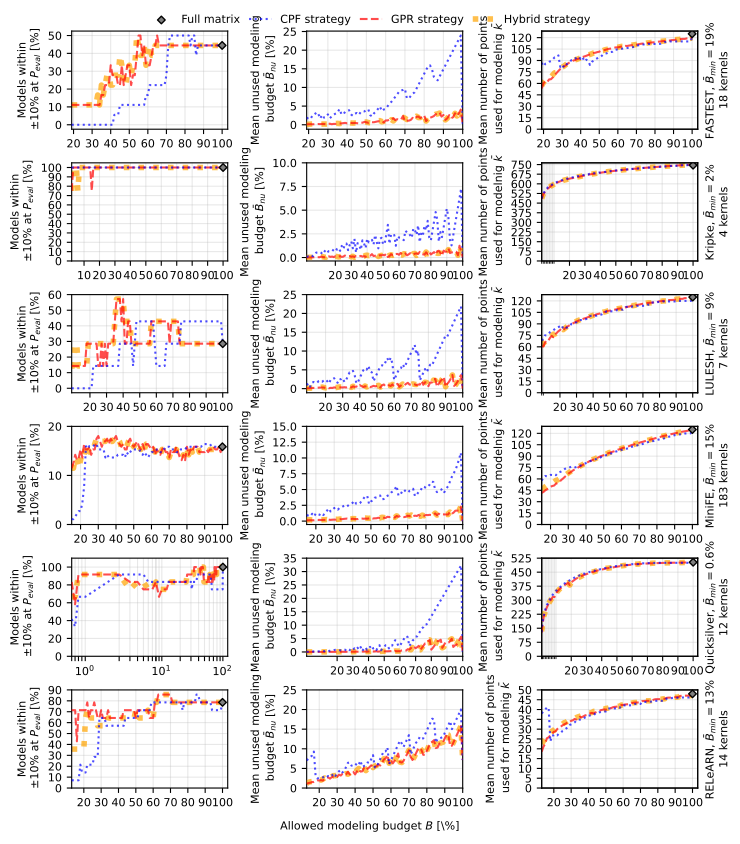

Reproduce this figure in Python.
import json
import os
import matplotlib
from matplotlib import pyplot as plt
import numpy as np
import argparse
from natsort import natsorted
from matplotlib.ticker import ScalarFormatter
from matplotlib.ticker import AutoMinorLocator, MultipleLocator

def read_json_file(file_path):
    with open(file_path, 'r') as file:
        data = json.load(file)
    return data

def find_files(folder_path):
    file_list = []
    for root, dirs, files in os.walk(folder_path):
        for file in files:
            file_path = os.path.join(root, file)
            file_list.append(file_path)
    return file_list

def main():
    
    # Create the argument parser
    parser = argparse.ArgumentParser(description='Plotting tool for analysis.')

    # Add the argument
    parser.add_argument('--name', type=str, help='Set name of the plot.', required=False)
    parser.add_argument('--reps', type=int, default=4, help='Set the number of repetitions per measurement point.', required=False)

    # Parse the command-line arguments
    args = parser.parse_args()
    
    reps = args.reps
        
    if args.name:
        plot_name = args.name+".pdf"
    else:
        plot_name = "paper_plot_case_studies.pdf"
    
    ###########
    # FASTEST #
    ###########
    
    path_1 = "fastest/filtered/analysis_results"
    files_1 = find_files(path_1)
    files_1 = natsorted(files_1)
    
    x_values_fastest = []
    full_values_fastest = []
    generic_values_fastest = []
    gpr_values_fastest = []
    hybrid_values_fastest = []
    generic_costs_fastest = []
    gpr_costs_fastest = []
    hybrid_costs_fastest = []
    base_point_costs_fastest = []
    points_generic_fastest = []
    points_gpr_fastest = []
    points_hybrid_fastest = []
    base_points_fastest = []
    all_points_fastest = []
    
    nr_func_modeled_fastest = 0

    for i in range(len(files_1)):
        json_file_path = files_1[i]
        json_data = read_json_file(json_file_path)
        
        if i == len(files_1)-1:
            nr_func_modeled_fastest = json_data["nr_func_modeled_gpr"]

        x_values_fastest.append(json_data["budget"])
        full_values_fastest.append(json_data["percentage_bucket_counter_full"]["10"])
        generic_values_fastest.append(json_data["percentage_bucket_counter_generic"]["10"])
        gpr_values_fastest.append(json_data["percentage_bucket_counter_gpr"]["10"])
        hybrid_values_fastest.append(json_data["percentage_bucket_counter_hybrid"]["10"])

        generic_costs_fastest.append(json_data["budget"]-json_data["mean_budget_generic"])
        gpr_costs_fastest.append(json_data["budget"]-json_data["mean_budget_gpr"])
        hybrid_costs_fastest.append(json_data["budget"]-json_data["mean_budget_hybrid"])
        base_point_costs_fastest.append(json_data["base_point_cost"])
        
        points_generic_fastest.append(json_data["mean_add_points_generic"])
        points_gpr_fastest.append(json_data["mean_add_points_gpr"])
        points_hybrid_fastest.append(json_data["mean_add_points_hybrid"])
        all_points_fastest.append(25*5)
        base_points_fastest.append(json_data["min_points"])
        
    y_values_list_acc_fastest = [
        full_values_fastest ,
        generic_values_fastest ,
        gpr_values_fastest ,
        hybrid_values_fastest
    ]
    y_values_list_points_fastest = [
        all_points_fastest,
        points_generic_fastest,
        points_gpr_fastest,
        points_hybrid_fastest,
    ]
    y_values_list_costs_fastest = [
        generic_costs_fastest,
        gpr_costs_fastest,
        hybrid_costs_fastest,
    ]
    
    ###########
    # KRIPKE #
    ###########

    path_2 = "kripke/all/analysis_results"
    files_2 = find_files(path_2)
    files_2 = natsorted(files_2)

    x_values_kripke = []
    full_values_kripke = []
    generic_values_kripke = []
    gpr_values_kripke = []
    hybrid_values_kripke = []
    generic_costs_kripke = []
    gpr_costs_kripke = []
    hybrid_costs_kripke = []
    base_point_costs_kripke = []
    points_generic_kripke = []
    points_gpr_kripke = []
    points_hybrid_kripke = []
    base_points_kripke = []
    all_points_kripke = []
    
    nr_func_modeled_kripke = 0

    for i in range(len(files_2)):
        json_file_path = files_2[i]
        json_data = read_json_file(json_file_path)
        
        if i == len(files_1)-1:
            nr_func_modeled_kripke = json_data["nr_func_modeled_gpr"]

        x_values_kripke.append(json_data["budget"])
        full_values_kripke.append(json_data["percentage_bucket_counter_full"]["10"])
        generic_values_kripke.append(json_data["percentage_bucket_counter_generic"]["10"])
        gpr_values_kripke.append(json_data["percentage_bucket_counter_gpr"]["10"])
        hybrid_values_kripke.append(json_data["percentage_bucket_counter_hybrid"]["10"])

        generic_costs_kripke.append(json_data["budget"]-json_data["mean_budget_generic"])
        gpr_costs_kripke.append(json_data["budget"]-json_data["mean_budget_gpr"])
        hybrid_costs_kripke.append(json_data["budget"]-json_data["mean_budget_hybrid"])
        base_point_costs_kripke.append(json_data["base_point_cost"])
        
        points_generic_kripke.append(json_data["mean_add_points_generic"])
        points_gpr_kripke.append(json_data["mean_add_points_gpr"])
        points_hybrid_kripke.append(json_data["mean_add_points_hybrid"])
        all_points_kripke.append((150-1)*5)
        base_points_kripke.append(json_data["min_points"])
        
    y_values_list_acc_kripke = [
        full_values_kripke ,
        generic_values_kripke ,
        gpr_values_kripke ,
        hybrid_values_kripke
    ]
    y_values_list_points_kripke = [
        all_points_kripke,
        points_generic_kripke,
        points_gpr_kripke,
        points_hybrid_kripke,
    ]
    y_values_list_costs_kripke = [
        generic_costs_kripke,
        gpr_costs_kripke,
        hybrid_costs_kripke,
    ]
    
    ###########
    # LULESH  #
    ###########

    path_3 = "lulesh/lichtenberg/all/analysis_results"
    files_3 = find_files(path_3)
    files_3 = natsorted(files_3)

    x_values_lulesh = []
    full_values_lulesh = []
    generic_values_lulesh = []
    gpr_values_lulesh = []
    hybrid_values_lulesh = []
    generic_costs_lulesh = []
    gpr_costs_lulesh = []
    hybrid_costs_lulesh = []
    base_point_costs_lulesh = []
    points_generic_lulesh = []
    points_gpr_lulesh = []
    points_hybrid_lulesh = []
    base_points_lulesh = []
    all_points_lulesh = []
    
    nr_func_modeled_lulesh = 0

    for i in range(len(files_3)):
        json_file_path = files_3[i]
        json_data = read_json_file(json_file_path)
        
        if i == len(files_1)-1:
            nr_func_modeled_lulesh = json_data["nr_func_modeled_gpr"]

        x_values_lulesh.append(json_data["budget"])
        full_values_lulesh.append(json_data["percentage_bucket_counter_full"]["10"])
        generic_values_lulesh.append(json_data["percentage_bucket_counter_generic"]["10"])
        gpr_values_lulesh.append(json_data["percentage_bucket_counter_gpr"]["10"])
        hybrid_values_lulesh.append(json_data["percentage_bucket_counter_hybrid"]["10"])

        generic_costs_lulesh.append(json_data["budget"]-json_data["mean_budget_generic"])
        gpr_costs_lulesh.append(json_data["budget"]-json_data["mean_budget_gpr"])
        hybrid_costs_lulesh.append(json_data["budget"]-json_data["mean_budget_hybrid"])
        base_point_costs_lulesh.append(json_data["base_point_cost"])
        
        points_generic_lulesh.append(json_data["mean_add_points_generic"])
        points_gpr_lulesh.append(json_data["mean_add_points_gpr"])
        points_hybrid_lulesh.append(json_data["mean_add_points_hybrid"])
        all_points_lulesh.append(25*5)
        base_points_lulesh.append(json_data["min_points"])
        
    y_values_list_acc_lulesh = [
        full_values_lulesh ,
        generic_values_lulesh ,
        gpr_values_lulesh ,
        hybrid_values_lulesh
    ]
    y_values_list_points_lulesh = [
        all_points_lulesh,
        points_generic_lulesh,
        points_gpr_lulesh,
        points_hybrid_lulesh,
    ]
    y_values_list_costs_lulesh = [
        generic_costs_lulesh,
        gpr_costs_lulesh,
        hybrid_costs_lulesh,
    ]
    
    ###########
    # MiniFE #
    ###########

    path_4 = "minife/lichtenberg/all/analysis_results"
    files_4 = find_files(path_4)
    files_4 = natsorted(files_4)

    x_values_minife = []
    full_values_minife = []
    generic_values_minife = []
    gpr_values_minife = []
    hybrid_values_minife = []
    generic_costs_minife = []
    gpr_costs_minife = []
    hybrid_costs_minife = []
    base_point_costs_minife = []
    points_generic_minife = []
    points_gpr_minife = []
    points_hybrid_minife = []
    base_points_minife = []
    all_points_minife = []
    
    nr_func_modeled_minife = 0

    for i in range(len(files_4)):
        json_file_path = files_4[i]
        json_data = read_json_file(json_file_path)
        
        if i == len(files_1)-1:
            nr_func_modeled_minife = json_data["nr_func_modeled_gpr"]

        x_values_minife.append(json_data["budget"])
        full_values_minife.append(json_data["percentage_bucket_counter_full"]["10"])
        generic_values_minife.append(json_data["percentage_bucket_counter_generic"]["10"])
        gpr_values_minife.append(json_data["percentage_bucket_counter_gpr"]["10"])
        hybrid_values_minife.append(json_data["percentage_bucket_counter_hybrid"]["10"])

        generic_costs_minife.append(json_data["budget"]-json_data["mean_budget_generic"])
        gpr_costs_minife.append(json_data["budget"]-json_data["mean_budget_gpr"])
        hybrid_costs_minife.append(json_data["budget"]-json_data["mean_budget_hybrid"])
        base_point_costs_minife.append(json_data["base_point_cost"])
        
        points_generic_minife.append(json_data["mean_add_points_generic"])
        points_gpr_minife.append(json_data["mean_add_points_gpr"])
        points_hybrid_minife.append(json_data["mean_add_points_hybrid"])
        all_points_minife.append(25*5)
        base_points_minife.append(json_data["min_points"])
        
    y_values_list_acc_minife = [
        full_values_minife ,
        generic_values_minife ,
        gpr_values_minife ,
        hybrid_values_minife
    ]
    y_values_list_points_minife = [
        all_points_minife,
        points_generic_minife,
        points_gpr_minife,
        points_hybrid_minife,
    ]
    y_values_list_costs_minife = [
        generic_costs_minife,
        gpr_costs_minife,
        hybrid_costs_minife,
    ]
    
    ###########
    # Quicksilver #
    ###########

    path_5 = "quicksilver/lichtenberg/filtered/analysis_results"
    files_5 = find_files(path_5)
    files_5 = natsorted(files_5)

    x_values_quicksilver = []
    full_values_quicksilver = []
    generic_values_quicksilver = []
    gpr_values_quicksilver = []
    hybrid_values_quicksilver = []
    generic_costs_quicksilver = []
    gpr_costs_quicksilver = []
    hybrid_costs_quicksilver = []
    base_point_costs_quicksilver = []
    points_generic_quicksilver = []
    points_gpr_quicksilver = []
    points_hybrid_quicksilver = []
    base_points_quicksilver = []
    all_points_quicksilver = []
    
    nr_func_modeled_quicksilver = 0

    for i in range(len(files_5)):
        json_file_path = files_5[i]
        json_data = read_json_file(json_file_path)
        
        if i == len(files_1)-1:
            nr_func_modeled_quicksilver = json_data["nr_func_modeled_gpr"]

        x_values_quicksilver.append(json_data["budget"])
        full_values_quicksilver.append(json_data["percentage_bucket_counter_full"]["10"])
        generic_values_quicksilver.append(json_data["percentage_bucket_counter_generic"]["10"])
        gpr_values_quicksilver.append(json_data["percentage_bucket_counter_gpr"]["10"])
        hybrid_values_quicksilver.append(json_data["percentage_bucket_counter_hybrid"]["10"])

        generic_costs_quicksilver.append(json_data["budget"]-json_data["mean_budget_generic"])
        gpr_costs_quicksilver.append(json_data["budget"]-json_data["mean_budget_gpr"])
        hybrid_costs_quicksilver.append(json_data["budget"]-json_data["mean_budget_hybrid"])
        base_point_costs_quicksilver.append(json_data["base_point_cost"])
        
        points_generic_quicksilver.append(json_data["mean_add_points_generic"])
        points_gpr_quicksilver.append(json_data["mean_add_points_gpr"])
        points_hybrid_quicksilver.append(json_data["mean_add_points_hybrid"])
        all_points_quicksilver.append(503)
        base_points_quicksilver.append(json_data["min_points"])
        
    y_values_list_acc_quicksilver = [
        full_values_quicksilver ,
        generic_values_quicksilver ,
        gpr_values_quicksilver ,
        hybrid_values_quicksilver
    ]
    y_values_list_points_quicksilver = [
        all_points_quicksilver,
        points_generic_quicksilver,
        points_gpr_quicksilver,
        points_hybrid_quicksilver,
    ]
    y_values_list_costs_quicksilver = [
        generic_costs_quicksilver,
        gpr_costs_quicksilver,
        hybrid_costs_quicksilver,
    ]
    
    ###########
    # relearn #
    ###########

    path_6 = "relearn/all/analysis_results"
    files_6 = find_files(path_6)
    files_6 = natsorted(files_6)

    x_values_relearn = []
    full_values_relearn = []
    generic_values_relearn = []
    gpr_values_relearn = []
    hybrid_values_relearn = []
    generic_costs_relearn = []
    gpr_costs_relearn = []
    hybrid_costs_relearn = []
    base_point_costs_relearn = []
    points_generic_relearn = []
    points_gpr_relearn = []
    points_hybrid_relearn = []
    base_points_relearn = []
    all_points_relearn = []
    
    nr_func_modeled_relearn = 0

    for i in range(len(files_6)):
        json_file_path = files_6[i]
        json_data = read_json_file(json_file_path)
        
        if i == len(files_6)-1:
            nr_func_modeled_relearn = json_data["nr_func_modeled_gpr"]

        x_values_relearn.append(json_data["budget"])
        full_values_relearn.append(json_data["percentage_bucket_counter_full"]["10"])
        generic_values_relearn.append(json_data["percentage_bucket_counter_generic"]["10"])
        gpr_values_relearn.append(json_data["percentage_bucket_counter_gpr"]["10"])
        hybrid_values_relearn.append(json_data["percentage_bucket_counter_hybrid"]["10"])

        generic_costs_relearn.append(json_data["budget"]-json_data["mean_budget_generic"])
        gpr_costs_relearn.append(json_data["budget"]-json_data["mean_budget_gpr"])
        hybrid_costs_relearn.append(json_data["budget"]-json_data["mean_budget_hybrid"])
        base_point_costs_relearn.append(json_data["base_point_cost"])
        
        points_generic_relearn.append(json_data["mean_add_points_generic"])
        points_gpr_relearn.append(json_data["mean_add_points_gpr"])
        points_hybrid_relearn.append(json_data["mean_add_points_hybrid"])
        all_points_relearn.append((25-1)*2)
        base_points_relearn.append(json_data["min_points"])
        
    y_values_list_acc_relearn = [
        full_values_relearn ,
        generic_values_relearn ,
        gpr_values_relearn ,
        hybrid_values_relearn
    ]
    y_values_list_points_relearn = [
        all_points_relearn,
        points_generic_relearn,
        points_gpr_relearn,
        points_hybrid_relearn,
    ]
    y_values_list_costs_relearn = [
        generic_costs_relearn,
        gpr_costs_relearn,
        hybrid_costs_relearn,
    ]
    
    labels_acc = ['Full matrix', 'CPF strategy', 'GPR strategy', 'Hybrid strategy']
    labels_points = ['Full matrix', 'CPF strategy', 'GPR strategy', 'Hybrid strategy', 'Minimum points required $\\bar{p}_{min}$']
    labels_cost = ['CPF strategy', 'GPR strategy', 'Hybrid strategy', 'Min. modeling requirement $\\bar{b}_{min}$']
    
    SMALL_SIZE = 8
    MEDIUM_SIZE = 10
    BIGGER_SIZE = 12

    plt.rc('font', size=SMALL_SIZE)          # controls default text sizes
    plt.rc('axes', titlesize=SMALL_SIZE)     # fontsize of the axes title
    plt.rc('axes', labelsize=8)    # fontsize of the x and y labels
    plt.rc('xtick', labelsize=SMALL_SIZE)    # fontsize of the tick labels
    plt.rc('ytick', labelsize=SMALL_SIZE)    # fontsize of the tick labels
    plt.rc('legend', fontsize=8)    # legend fontsize
    plt.rc('figure', titlesize=BIGGER_SIZE)  # fontsize of the figure title

    plt.rcParams.update({
        "text.usetex": True,
        "font.family": "sans-serif",
        #"font.sans-serif": "Helvetica",
        "font.size": 12
    })
    
    # create the figure environment including subplots
    cm = 1/2.54 
    fig, ((ax1, ax2, ax3), (ax4, ax5, ax6), (ax7, ax8, ax9), (ax10, ax11, ax12), (ax13, ax14, ax15), (ax16, ax17, ax18)) = plt.subplots(6, 3, figsize=(20*cm, 20*cm))
    
    ls=["-",'dotted','--',':','-']
    lw = [1,1.5,1.5,4,1.5]
    ax1.set_xlim(x_values_fastest[0], 103)
    ax4.set_ylim(0, np.max(y_values_list_acc_fastest)+5)
    style_counter = 0
    zorders=[5,4,3,2,1]
    colors=["gray", "blue", "red", "orange", "yellow"]
    for y_values, label, color in zip(y_values_list_acc_fastest, labels_acc, colors):
        if style_counter == 0:
            ax1.scatter(100, y_values[len(y_values)-1], s=15, label=label, marker="D", linestyle = 'None', zorder=10, edgecolor="black", facecolor=colors[style_counter])
        else:
            ax1.plot(x_values_fastest, y_values, label=label, linestyle=ls[style_counter], linewidth=lw[style_counter], alpha=0.7, color=colors[style_counter], zorder=zorders[style_counter])
        style_counter += 1
    ax1.grid(alpha=0.3, which='major')
    ax1.grid(alpha=0.3, which='minor')
    ax1.set_yticks(np.arange(0, np.max(y_values_list_acc_fastest)+5, 10))
    ax1.set_xticks([20,30,40,50,60,70,80,90,100])
    ax1.set_ylabel('Models within\n $\pm10\%$ at $P_{eval}$ [\%]')
    #ax1.tick_params(axis='x', labelsize=7)
    #ax1.tick_params(axis='y', labelsize=7)
    
    ls=['dotted','--',':','dashdot']
    lw = [1.5,1.5,4,1.5]
    colors = ["blue", "red", "orange", "dimgray"]
    zorders=[7,6,5,4]
    style_counter = 0
    for y_values, label in zip(y_values_list_costs_fastest, labels_cost):
        ax2.plot(x_values_fastest, y_values, label=label, linestyle=ls[style_counter], linewidth=lw[style_counter], alpha=0.7, zorder=zorders[style_counter], color=colors[style_counter])
        style_counter += 1
    ax2.grid(alpha=0.3, which='major')
    ax2.grid(alpha=0.3, which='minor')
    ax2.set_xticks([20,30,40,50,60,70,80,90,100])
    ax2.set_yticks(np.arange(0, np.max(y_values_list_costs_fastest)+5, 5))
    ax2.set_ylabel('Mean unused\n budget $\\bar{B}_{nu}$ [\%]')
    ax2.set_xlim(x_values_fastest[0],100)
    #ax2.tick_params(axis='x', labelsize=7)
    #ax2.tick_params(axis='y', labelsize=7)
    
    ls=["-",'dotted','--',':','dashdot']
    lw = [1,1.5,1.5,4,1.5]
    style_counter = 0
    zorders=[5,4,3,2,1]
    colors=["gray", "blue", "red", "orange", "dimgray"]
    for y_values, label in zip(y_values_list_points_fastest, labels_points):
        if style_counter == 0:
            ax3.scatter(100, y_values[len(y_values)-1], s=15, label=label, marker="D", linestyle = 'None', zorder=10, edgecolor="black", facecolor=colors[style_counter])
        else:
            ax3.plot(x_values_fastest, y_values, label=label, linestyle=ls[style_counter], linewidth=lw[style_counter], alpha=0.7, color=colors[style_counter], zorder=zorders[style_counter])
        style_counter += 1
    ax3.grid(alpha=0.3, which='major')
    ax3.grid(alpha=0.3, which='minor')
    ax3.set_xlim(x_values_fastest[0],103)
    ax3.set_ylim(50,135)
    ax3.set_yticks(np.arange(50, 140, 15))
    ax3.set_xticks([20,30,40,50,60,70,80,90,100])
    ax3.set_ylabel('Mean no. points\n used for modelnig $\\bar{k}$')
    locmin = matplotlib.ticker.LogLocator(base=10.0, subs=(0.1,0.2,0.3,0.4,0.5,0.6, 0.7, 0.8, 0.9 )) 
    ax3.xaxis.set_minor_locator(locmin)
    ax3.xaxis.set_minor_formatter(matplotlib.ticker.NullFormatter())
    ax3.grid(alpha=0.3, which='major')
    ax3.grid(alpha=0.3, which='minor')
    ax32 = ax3.twinx() 
    ax32.set_ylabel("\\textbf{FASTEST}\n $\\bar{B}_{min}="+str(x_values_fastest[0])+"\%$\n"+str(nr_func_modeled_fastest)+" kernels\n $\\bar{n}=8.17\%$", fontsize=8)
    ax32.tick_params(right = False)
    ax32.set_yticks([])
    #ax3.tick_params(axis='x', labelsize=7)
    #ax3.tick_params(axis='y', labelsize=7)
    
    ##########
    # Kripke #
    ##########
    
    ls=["-",'dotted','--',':','-']
    lw = [1,1.5,1.5,4,1.5]
    ax4.set_xlim(x_values_kripke[0], 103)
    style_counter = 0
    zorders=[5,4,3,2,1]
    colors=["gray", "blue", "red", "orange", "yellow"]
    for y_values, label, color in zip(y_values_list_acc_kripke, labels_acc, colors):
        if style_counter == 0:
            ax4.scatter(100, y_values[len(y_values)-1], s=15, label=label, marker="D", linestyle = 'None', zorder=10, edgecolor="black", facecolor=colors[style_counter])
        else:
            ax4.plot(x_values_kripke, y_values, label=label, linestyle=ls[style_counter], linewidth=lw[style_counter], alpha=0.7, color=colors[style_counter], zorder=zorders[style_counter])
        style_counter += 1
    ax4.grid(alpha=0.3, which='major')
    ax4.grid(alpha=0.3, which='minor')
    ax4.set_ylim(0, np.max(y_values_list_acc_kripke)+5)
    ax4.set_yticks(np.arange(0, np.max(y_values_list_acc_kripke)+5, 20))
    ax4.set_xticks([2,10,20,30,40,50,60,70,80,90,100])
    ax4.set_ylabel('Models within\n $\pm10\%$ at $P_{eval}$ [\%]')
    
    ls=['dotted','--',':','dashdot']
    lw = [1.5,1.5,4,1.5]
    colors = ["blue", "red", "orange", "dimgray"]
    zorders=[7,6,5,4]
    style_counter = 0
    for y_values, label in zip(y_values_list_costs_kripke, labels_cost):
        ax5.plot(x_values_kripke, y_values, label=label, linestyle=ls[style_counter], linewidth=lw[style_counter], alpha=0.7, zorder=zorders[style_counter], color=colors[style_counter])
        style_counter += 1
    ax5.grid(alpha=0.3, which='major')
    ax5.grid(alpha=0.3, which='minor')
    ax5.set_xticks([2,10,20,30,40,50,60,70,80,90,100])
    ax5.set_yticks(np.arange(0, np.nanmax(y_values_list_costs_kripke)+2.5, 1.5))
    ax5.set_ylabel('Mean unused\n budget $\\bar{B}_{nu}$ [\%]')
    ax5.set_xlim(x_values_kripke[0],100)
    
    ls=["-",'dotted','--',':','dashdot']
    lw = [1,1.5,1.5,4,1.5]
    style_counter = 0
    zorders=[5,4,3,2,1]
    colors=["gray", "blue", "red", "orange", "dimgray"]
    for y_values, label in zip(y_values_list_points_kripke, labels_points):
        if style_counter == 0:
            ax6.scatter(100, y_values[len(y_values)-1], s=15, label=label, marker="D", linestyle = 'None', zorder=10, edgecolor="black", facecolor=colors[style_counter])
        else:
            ax6.plot(x_values_kripke, y_values, label=label, linestyle=ls[style_counter], linewidth=lw[style_counter], alpha=0.7, color=colors[style_counter], zorder=zorders[style_counter])
        style_counter += 1
    ax6.grid(alpha=0.3, which='major')
    ax6.grid(alpha=0.3, which='minor')
    ax6.set_xlim(x_values_kripke[0],103)
    ax6.set_ylim(400,800)
    ax6.set_yticks(np.arange(400, ((150-1)*5)+75, 75))
    ax6.set_xticks([2,10,20,30,40,50,60,70,80,90,100])
    ax6.set_ylabel('Mean no. points\n used for modelnig $\\bar{k}$')
    ax6.grid(alpha=0.3, which='major')
    ax6.grid(alpha=0.3, which='minor')
    ax62 = ax6.twinx() 
    ax62.set_ylabel("\\textbf{Kripke}\n $\\bar{B}_{min}="+str(int(x_values_kripke[0]))+"\%$\n"+str(nr_func_modeled_kripke)+" kernels\n $\\bar{n}=2.17\%$", fontsize=8)
    ax62.tick_params(right = False)
    ax62.set_yticks([])
    
    ##########
    # LULESH #
    ##########
    
    ls=["-",'dotted','--',':','-']
    lw = [1,1.5,1.5,4,1.5]
    ax7.set_xlim(x_values_lulesh[0], 103)
    style_counter = 0
    zorders=[5,4,3,2,1]
    colors=["gray", "blue", "red", "orange", "yellow"]
    for y_values, label, color in zip(y_values_list_acc_lulesh, labels_acc, colors):
        if style_counter == 0:
            ax7.scatter(100, y_values[len(y_values)-1], s=15, label=label, marker="D", linestyle = 'None', zorder=10, edgecolor="black", facecolor=colors[style_counter])
        else:
            ax7.plot(x_values_lulesh, y_values, label=label, linestyle=ls[style_counter], linewidth=lw[style_counter], alpha=0.7, color=colors[style_counter], zorder=zorders[style_counter])
        style_counter += 1
    ax7.grid(alpha=0.3, which='major')
    ax7.grid(alpha=0.3, which='minor')
    ax7.set_yticks(np.arange(0, np.max(y_values_list_acc_lulesh)+5, 10))
    ax7.set_xticks([20,30,40,50,60,70,80,90,100])
    ax7.set_ylabel('Models within\n $\pm10\%$ at $P_{eval}$ [\%]')
    #ax7.tick_params(axis='x', labelsize=7)
    #ax7.tick_params(axis='y', labelsize=7)
    
    ls=['dotted','--',':','dashdot']
    lw = [1.5,1.5,4,1.5]
    colors = ["blue", "red", "orange", "dimgray"]
    zorders=[7,6,5,4]
    style_counter = 0
    for y_values, label in zip(y_values_list_costs_lulesh, labels_cost):
        ax8.plot(x_values_lulesh, y_values, label=label, linestyle=ls[style_counter], linewidth=lw[style_counter], alpha=0.7, zorder=zorders[style_counter], color=colors[style_counter])
        style_counter += 1
    ax8.grid(alpha=0.3, which='major')
    ax8.grid(alpha=0.3, which='minor')
    ax8.set_xticks([20,30,40,50,60,70,80,90,100])
    ax8.set_yticks(np.arange(0, np.max(y_values_list_costs_lulesh)+5, 5))
    ax8.set_ylabel('Mean unused\n budget $\\bar{B}_{nu}$ [\%]')
    ax8.set_xlim(x_values_lulesh[0],100)
    #ax8.tick_params(axis='x', labelsize=7)
    #ax8.tick_params(axis='y', labelsize=7)
    
    ls=["-",'dotted','--',':','dashdot']
    lw = [1,1.5,1.5,4,1.5]
    style_counter = 0
    zorders=[5,4,3,2,1]
    colors=["gray", "blue", "red", "orange", "dimgray"]
    for y_values, label in zip(y_values_list_points_lulesh, labels_points):
        if style_counter == 0:
            ax9.scatter(100, y_values[len(y_values)-1], s=15, label=label, marker="D", linestyle = 'None', zorder=10, edgecolor="black", facecolor=colors[style_counter])
        else:
            ax9.plot(x_values_lulesh, y_values, label=label, linestyle=ls[style_counter], linewidth=lw[style_counter], alpha=0.7, color=colors[style_counter], zorder=zorders[style_counter])
        style_counter += 1
    ax9.grid(alpha=0.3, which='major')
    ax9.grid(alpha=0.3, which='minor')
    ax9.set_xlim(x_values_lulesh[0],103)
    ax9.set_ylim(40,130)
    ax9.set_yticks(np.arange(40, 25*5+20, 20))
    ax9.set_xticks([20,30,40,50,60,70,80,90,100])
    ax9.set_ylabel('Mean no. points\n used for modelnig $\\bar{k}$')
    locmin = matplotlib.ticker.LogLocator(base=10.0, subs=(0.1,0.2,0.3,0.4,0.5,0.6, 0.7, 0.8, 0.9 )) 
    ax9.xaxis.set_minor_locator(locmin)
    ax9.xaxis.set_minor_formatter(matplotlib.ticker.NullFormatter())
    ax9.grid(alpha=0.3, which='major')
    ax9.grid(alpha=0.3, which='minor')
    ax92 = ax9.twinx() 
    ax92.set_ylabel("\\textbf{LULESH}\n $\\bar{B}_{min}="+str(int(x_values_lulesh[0]))+"\%$\n 7 kernels\n $\\bar{n}=4.72\%$", fontsize=8)
    ax92.tick_params(right = False)
    ax92.set_yticks([])
    #ax9.tick_params(axis='x', labelsize=7)
    #ax9.tick_params(axis='y', labelsize=7)
    
    ##########
    # MiniFE #
    ##########
    
    ls=["-",'dotted','--',':','-']
    lw = [1,1.5,1.5,4,1.5]
    ax10.set_xlim(x_values_minife[0], 103)
    style_counter = 0
    zorders=[5,4,3,2,1]
    colors=["gray", "blue", "red", "orange", "yellow"]
    for y_values, label, color in zip(y_values_list_acc_minife, labels_acc, colors):
        if style_counter == 0:
            ax10.scatter(100, y_values[len(y_values)-1], s=15, label=label, marker="D", linestyle = 'None', zorder=10, edgecolor="black", facecolor=colors[style_counter])
        else:
            ax10.plot(x_values_minife, y_values, label=label, linestyle=ls[style_counter], linewidth=lw[style_counter], alpha=0.7, color=colors[style_counter], zorder=zorders[style_counter])
        style_counter += 1
    ax10.grid(alpha=0.3, which='major')
    ax10.grid(alpha=0.3, which='minor')
    ax10.set_yticks(np.arange(0, np.max(y_values_list_acc_minife)+5, 5))
    ax10.set_xticks([20,30,40,50,60,70,80,90,100])
    ax10.set_ylabel('Models within\n $\pm10\%$ at $P_{eval}$ [\%]')
    
    ls=['dotted','--',':','dashdot']
    lw = [1.5,1.5,4,1.5]
    colors = ["blue", "red", "orange", "dimgray"]
    zorders=[7,6,5,4]
    style_counter = 0
    for y_values, label in zip(y_values_list_costs_minife, labels_cost):
        ax11.plot(x_values_minife, y_values, label=label, linestyle=ls[style_counter], linewidth=lw[style_counter], alpha=0.7, zorder=zorders[style_counter], color=colors[style_counter])
        style_counter += 1
    ax11.grid(alpha=0.3, which='major')
    ax11.grid(alpha=0.3, which='minor')
    ax11.set_xticks([20,30,40,50,60,70,80,90,100])
    ax11.set_yticks(np.arange(0, np.max(y_values_list_costs_minife)+5, 2.5))
    ax11.set_ylabel('Mean unused\n budget $\\bar{B}_{nu}$ [\%]')
    ax11.set_xlim(x_values_minife[0],100)
    
    ls=["-",'dotted','--',':','dashdot']
    lw = [1,1.5,1.5,4,1.5]
    style_counter = 0
    zorders=[5,4,3,2,1]
    colors=["gray", "blue", "red", "orange", "dimgray"]
    for y_values, label in zip(y_values_list_points_minife, labels_points):
        if style_counter == 0:
            ax12.scatter(100, y_values[len(y_values)-1], s=15, label=label, marker="D", linestyle = 'None', zorder=10, edgecolor="black", facecolor=colors[style_counter])
        else:
            ax12.plot(x_values_minife, y_values, label=label, linestyle=ls[style_counter], linewidth=lw[style_counter], alpha=0.7, color=colors[style_counter], zorder=zorders[style_counter])
        style_counter += 1
    ax12.grid(alpha=0.3, which='major')
    ax12.grid(alpha=0.3, which='minor')
    ax12.set_xlim(x_values_minife[0],103)
    ax12.set_ylim(35,130)
    ax12.set_yticks(np.arange(35, 25*5+20, 20))
    ax12.set_xticks([20,30,40,50,60,70,80,90,100])
    ax12.set_ylabel('Mean no. points\n used for modelnig $\\bar{k}$')
    locmin = matplotlib.ticker.LogLocator(base=10.0, subs=(0.1,0.2,0.3,0.4,0.5,0.6, 0.7, 0.8, 0.9 )) 
    ax12.xaxis.set_minor_locator(locmin)
    ax12.xaxis.set_minor_formatter(matplotlib.ticker.NullFormatter())
    ax12.grid(alpha=0.3, which='major')
    ax12.grid(alpha=0.3, which='minor')
    ax122 = ax12.twinx() 
    ax122.set_ylabel("\\textbf{MiniFE}\n $\\bar{B}_{min}="+str(x_values_minife[0])+"\%$\n 23 kernels\n $\\bar{n}=10.22\%$", fontsize=8)
    ax122.tick_params(right = False)
    ax122.set_yticks([])
    
    ###############
    # Quicksilver #
    ###############
    
    ls=["-",'dotted','--',':','-']
    lw = [1,1.5,1.5,4,1.5]
    #ax13.set_xscale("symlog")
    ax13.set_xlim(x_values_quicksilver[0], 103)
    ax13.set_ylim(0, 110)
    style_counter = 0
    zorders=[5,4,3,2,1]
    colors=["gray", "blue", "red", "orange", "yellow"]
    for y_values, label, color in zip(y_values_list_acc_quicksilver, labels_acc, colors):
        if style_counter == 0:
            ax13.scatter(100, y_values[len(y_values)-1], s=15, label=label, marker="D", linestyle = 'None', zorder=10, edgecolor="black", facecolor=colors[style_counter])
        else:
            ax13.plot(x_values_quicksilver, y_values, label=label, linestyle=ls[style_counter], linewidth=lw[style_counter], alpha=0.7, color=colors[style_counter], zorder=zorders[style_counter])
        style_counter += 1
    ax13.set_yticks(np.arange(0, 110, 20))
    ax13.set_xticks([1,10,20,30,40,50,60,70,80,90,100])
    #ax13.set_xticks([0.6,0.7,0.8,0.9,1,2,3,4,5,6,7,8,8,9,10,20,30,40,50,60,70,80,90,100])
    ax13.set_ylabel('Models within\n $\pm10\%$ at $P_{eval}$ [\%]')
    #locmin = matplotlib.ticker.LogLocator(base=10.0, subs=(0.1,0.2,0.3,0.4,0.5,0.6, 0.7, 0.8, 0.9 )) 
    #ax13.xaxis.set_minor_locator(locmin)
    #ax13.xaxis.set_minor_formatter(matplotlib.ticker.NullFormatter())
    ax13.grid(alpha=0.3, which='major')
    ax13.grid(alpha=0.3, which='minor')
    #ax13.tick_params(axis='x', labelsize=7)
    
    ls=['dotted','--',':','dashdot']
    lw = [1.5,1.5,4,1.5]
    colors = ["blue", "red", "orange", "dimgray"]
    zorders=[7,6,5,4]
    ax14.set_xlim(x_values_quicksilver[0], 100)
    style_counter = 0
    for y_values, label in zip(y_values_list_costs_quicksilver, labels_cost):
        ax14.plot(x_values_quicksilver, y_values, label=label, linestyle=ls[style_counter], linewidth=lw[style_counter], alpha=0.7, zorder=zorders[style_counter], color=colors[style_counter])
        style_counter += 1
    ax14.grid(alpha=0.3, which='major')
    ax14.grid(alpha=0.3, which='minor')
    ax14.set_xticks([1,10,20,30,40,50,60,70,80,90,100])
    ax14.set_yticks(np.arange(0, np.max(y_values_list_costs_quicksilver)+5, 5))
    ax14.set_ylabel('Mean unused\n budget $\\bar{B}_{nu}$ [\%]')
    #ax14.tick_params(axis='x', labelsize=7)
    
    ls=["-",'dotted','--',':','dashdot']
    lw = [1,1.5,1.5,4,1.5]
    style_counter = 0
    zorders=[5,4,3,2,1]
    colors=["gray", "blue", "red", "orange", "dimgray"]
    for y_values, label in zip(y_values_list_points_quicksilver, labels_points):
        if style_counter == 0:
            ax15.scatter(100, y_values[len(y_values)-1], s=15, label=label, marker="D", linestyle = 'None', zorder=10, edgecolor="black", facecolor=colors[style_counter])
        else:
            ax15.plot(x_values_quicksilver, y_values, label=label, linestyle=ls[style_counter], linewidth=lw[style_counter], alpha=0.7, color=colors[style_counter], zorder=zorders[style_counter])
        style_counter += 1
    ax15.grid(alpha=0.3, which='major')
    ax15.grid(alpha=0.3, which='minor')
    ax15.set_xlim(x_values_quicksilver[0],103)
    ax15.set_ylim(75,525)
    ax15.set_yticks(np.arange(75, 503+55, 75))
    ax15.set_xticks([1,10,20,30,40,50,60,70,80,90,100])
    ax15.set_ylabel('Mean no. points\n used for modelnig $\\bar{k}$')
    #ax15.tick_params(axis='x', labelsize=7)
    ax152 = ax15.twinx() 
    ax152.set_ylabel("\\textbf{Quicksilver}\n $\\bar{B}_{min}="+str(x_values_quicksilver[0])+"\%$\n"+str(nr_func_modeled_quicksilver)+" kernels\n $\\bar{n}=5.66\%$", fontsize=8)
    ax152.tick_params(right = False)
    ax152.set_yticks([])
    
    ###########
    # RELeARN #
    ###########
    
    ls=["-",'dotted','--',':','-']
    lw = [1,1.5,1.5,4,1.5]
    ax16.set_xlim(x_values_relearn[0], 103)
    style_counter = 0
    zorders=[5,4,3,2,1]
    colors=["gray", "blue", "red", "orange", "yellow"]
    for y_values, label, color in zip(y_values_list_acc_relearn, labels_acc, colors):
        if style_counter == 0:
            ax16.scatter(100, y_values[len(y_values)-1], s=15, label=label, marker="D", linestyle = 'None', zorder=10, edgecolor="black", facecolor=colors[style_counter])
        else:
            ax16.plot(x_values_relearn, y_values, label=label, linestyle=ls[style_counter], linewidth=lw[style_counter], alpha=0.7, color=colors[style_counter], zorder=zorders[style_counter])
        style_counter += 1
    ax16.grid(alpha=0.3, which='major')
    ax16.grid(alpha=0.3, which='minor')
    ax16.set_yticks(np.arange(0, 120, 20))
    ax16.set_xticks([20,30,40,50,60,70,80,90,100])
    ax16.set_ylabel('Models within\n $\pm10\%$ at $P_{eval}$ [\%]')
    #ax16.tick_params(axis='x', labelsize=7)
    
    ls=['dotted','--',':','dashdot']
    lw = [1.5,1.5,4,1.5]
    colors = ["blue", "red", "orange", "dimgray"]
    zorders=[7,6,5,4]
    style_counter = 0
    for y_values, label in zip(y_values_list_costs_relearn, labels_cost):
        ax17.plot(x_values_relearn, y_values, label=label, linestyle=ls[style_counter], linewidth=lw[style_counter], alpha=0.7, zorder=zorders[style_counter], color=colors[style_counter])
        style_counter += 1
    ax17.grid(alpha=0.3, which='major')
    ax17.grid(alpha=0.3, which='minor')
    ax17.set_xticks([20,30,40,50,60,70,80,90,100])
    ax17.set_yticks(np.arange(0, np.max(y_values_list_costs_relearn)+5, 5))
    ax17.set_ylabel('Mean unused\n budget $\\bar{B}_{nu}$ [\%]')
    ax17.set_xlim(x_values_relearn[0],100)
    #ax17.tick_params(axis='x', labelsize=7)
    
    ls=["-",'dotted','--',':','dashdot']
    lw = [1,1.5,1.5,4,1.5]
    style_counter = 0
    zorders=[5,4,3,2,1]
    colors=["gray", "blue", "red", "orange", "dimgray"]
    for y_values, label in zip(y_values_list_points_relearn, labels_points):
        if style_counter == 0:
            ax18.scatter(100, y_values[len(y_values)-1], s=15, label=label, marker="D", linestyle = 'None', zorder=10, edgecolor="black", facecolor=colors[style_counter])
        else:
            ax18.plot(x_values_relearn, y_values, label=label, linestyle=ls[style_counter], linewidth=lw[style_counter], alpha=0.7, color=colors[style_counter], zorder=zorders[style_counter])
        style_counter += 1
    ax18.grid(alpha=0.3, which='major')
    ax18.grid(alpha=0.3, which='minor')
    ax18.set_xlim(x_values_relearn[0],103)
    ax18.set_ylim(15,50)
    ax18.set_yticks(np.arange(15, ((25-1)*2)+5, 5))
    ax18.set_xticks([20,30,40,50,60,70,80,90,100])
    ax18.set_ylabel('Mean no. points\n used for modelnig $\\bar{k}$')
    locmin = matplotlib.ticker.LogLocator(base=10.0, subs=(0.1,0.2,0.3,0.4,0.5,0.6, 0.7, 0.8, 0.9 )) 
    ax18.xaxis.set_minor_locator(locmin)
    ax18.xaxis.set_minor_formatter(matplotlib.ticker.NullFormatter())
    ax18.grid(alpha=0.3, which='major')
    ax18.grid(alpha=0.3, which='minor')
    #ax18.tick_params(axis='x', labelsize=7)
    ax182 = ax18.twinx() 
    ax182.set_ylabel("\\textbf{RELeARN}\n $\\bar{B}_{min}="+str(x_values_relearn[0])+"\%$\n"+str(nr_func_modeled_relearn)+" kernels\n $\\bar{n}=4.5\%$", fontsize=8)
    ax182.tick_params(right = False)
    ax182.set_yticks([])
    
    handles, labels = ax1.get_legend_handles_labels()
    fig.legend(handles, labels, loc='upper center', ncol=5, bbox_to_anchor=(0.5, 1.04), frameon=False, fontsize=9, columnspacing=0.8)
    
    fig.text(0.5, -0.025, 'Allowed modeling budget $B$ [\%]', ha='center', fontsize=9)
    
    fig.tight_layout(pad=0.2)
    plt.savefig(plot_name, bbox_inches="tight")
    plt.show()
    plt.close()

if __name__ == '__main__':
    main()
